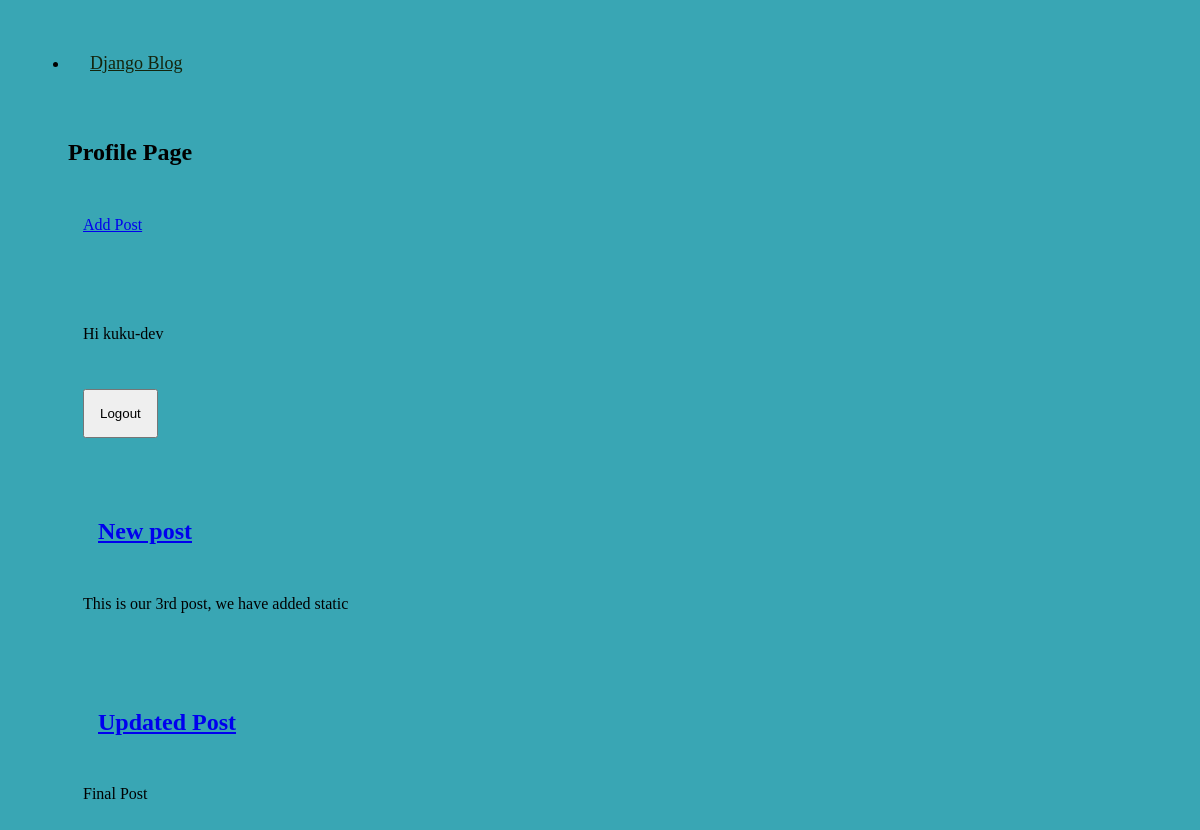
Screenshot of /profile/ (signed in) with the database file from the repository.
### blog/models.py (models this page shows, shortened)
class Post(models.Model):
  title = models.CharField(max_length=200)
  author = models.ForeignKey(
    'auth.User',
    on_delete=models.CASCADE
    )
  body = models.TextField()

### blog/views.py (the view)
# urls.py: path("profile/",ProfileBLogListView.as_view(), name = "profile")
class ProfileBLogListView(ListView):
  model = Post
  template_name = 'profile.html'
  def get_queryset(self):
    all_posts = Post.objects.all()
    filtered_post = Post.objects.filter(author=self.request.user)
    return filtered_post

### Templates/profile.html (shortened to what this page needs)
   {% extends 'base.html' %}
    {% block content %}
    <h2>Profile Page</h2>
    <div class="new-post-btn">
      <a href="{% url 'new_post' %}"> Add Post </a>
    </div>
    <div>
      {% if user.is_authenticated %}
      <div class="user-area"></div>
      <p>Hi {{ user.username }}</p>
      <form action="{% url 'logout' %}" method="post">
        <button type="submit">Logout</button>
      </form>
      </div>
      {% if object_list %}
      {% for post in object_list %}
      <div class="post-entry">
        <h2><a href="{% url 'post_detail' post.pk %}">{{post.title }}</a></h2>
        <p>{{ post.body }}</p>
      </div>
      {% endfor %}
      {% else %}
        <div>
            <p>You have no post</p>
        </div>
        {% endif %}
        {% else %}
      <p>You are not Logged In</p>
      <button><a href="{% url 'login' %}"> Login </a></button>
      {% endif %}
    {% endblock content %}

### static/style.css (style rules this page uses)
* { box-sizing: border-box; padding: 15px; }
body { background-color: rgb(57, 166, 180); color: black; }

### rows the page displays
Post: title "New post", body "This is our 3rd post, we have added static"
Post: title "Updated Post", body "Final Post"

### other values shown
{{ user.username }} "kuku-dev"
